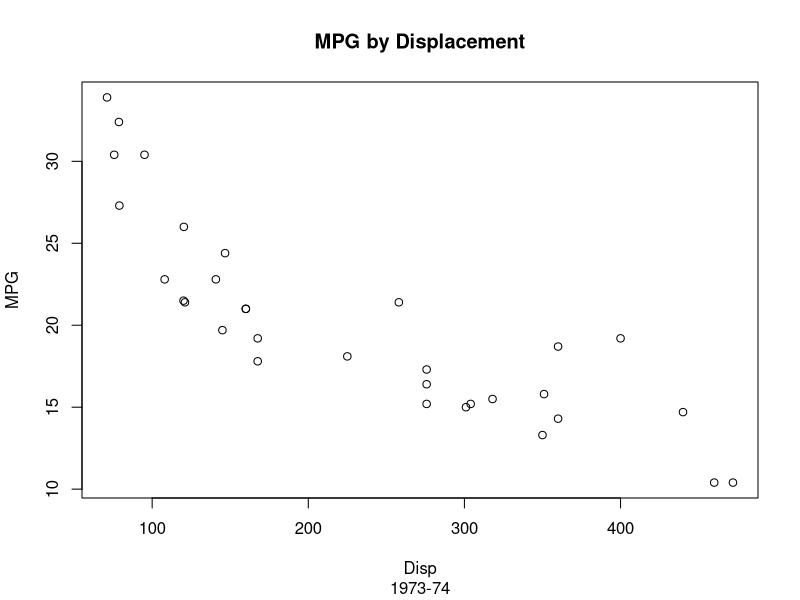

Generate this figure with R:
## ---- chunk 1
knitr::opts_chunk$set(echo = TRUE)
## ---- chunk 2
mtcars
## ---- chunk 3
str(mtcars)
## ---- chunk 4
mtcars$mpg
## ---- chunk 5
mean(mtcars$mpg)
sd(mtcars$mpg)
## ---- chunk 6
summary(mtcars$mpg)
## ---- chunk 7
plot(mtcars$disp,mtcars$mpg, main = "MPG by Displacement" , sub = "1973-74", xlab = "Disp" , ylab = "MPG")
